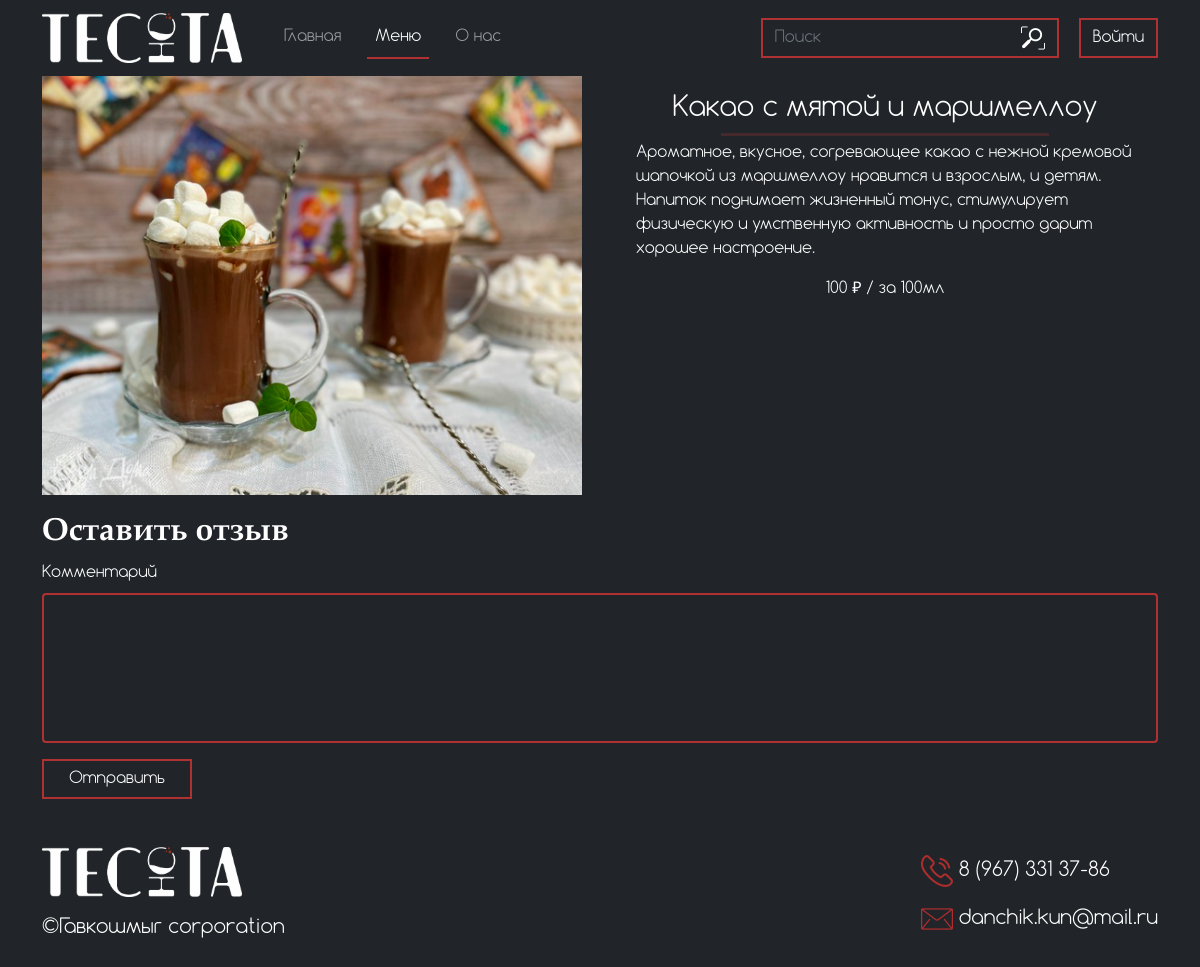
The app's page /output/full_discription_food.php?id=6 with its own data.
### tables this page shows
CREATE TABLE `menu` (
  `id` int NOT NULL,
  `name` varchar(50) DEFAULT NULL,
  `img` varchar(500) DEFAULT NULL,
  `discription` varchar(500) DEFAULT NULL,
  `price` int DEFAULT NULL,
  `type` varchar(100) DEFAULT NULL
);

### output/full_discription_food.php (the view, shortened to what this page needs)
<?
    require '../functions/connect.php';
    $id = $_GET['id'];
    $give_food = $connect->query("SELECT * FROM `menu` WHERE `id` = '$id'");
    $food = $give_food->fetch(PDO::FETCH_ASSOC);
?>
<!DOCTYPE html>
<html lang="en">
<head>
    <link href="https://cdn.jsdelivr.net/npm/bootstrap@5.0.2/dist/css/bootstrap.min.css" rel="stylesheet">
    <link rel="stylesheet" href="../css/menu.css">
    <link rel="stylesheet" href="../css/style.css">
    <link rel="stylesheet" href="../css/full_disc_food.css">
</head>
<body class="bg-dark">
<?php
  if(!$_SESSION['user'] && !$_SESSION['admin']){ ?>
    <header>
    <nav class="navbar navbar-expand-lg navbar-dark" id="navheader">
        <div class="container">
          <a class="navbar-brand" href="../output/index">
              <img src="../images/logo.png" class="img-fluid" style="width: 200px;" alt="">
            </a>
          <div class="collapse navbar-collapse" id="navbarSupportedContent">
            <ul class="navbar-nav me-auto mb-2 mb-lg-0">
              <li class="nav-item">
                <a class="nav-link" aria-current="page" href="#">Главная</a>
              </li>
              <li class="nav-item">
                <a class="nav-link active" href="../output/menu">Меню</a>
              </li>
              <li class="nav-item">
                <a class="nav-link" href="../output/about_us">О нас</a>
              </li>
            </ul>
            <form class="d-flex" action="../output/search_res" method="GET">
                <input class="form-control me-2 search" style="width: 250px; border-right: none;" type="search" name="search" placeholder="Поиск" aria-label="Поиск">
                <button class="btn" style="margin-right: 20px; margin-left: -10px; border-left: none;" type="submit"><img src="../images/search.png" alt=""></button>
            </form>
            <button type="button" class="btn" data-bs-toggle="modal" data-bs-target="#exampleModalToggle">
                Войти
            </button>
          </div>
        </div>
      </nav>
  </header> <?
  }
?>
<section style="color: white;">
    <div class="container" >
        <div class="row">
            <div class="col">
              <div class="img-zoom-container">
                <img id="myimage" src="/<?=$food['img']?>" width="540" alt="">
              </div>
            </div>
            <div class="col">
              <h3 style="text-align: center; margin-top: 2vh;"><?=$food['name']?></h3>
              <hr style="background: #AF3131; height: 3px;">
              <div style="display: flex; flex-direction: column;">
                <div style="margin: 0vw 2vw;">
                    <p><?=$food['discription']?></p>
                </div>
                <div style="text-align: center;">
                <p><?=$food['price']?> ₽ / <?
                        if($food['type'] == 'drinks'){
                          echo 'за 100мл';
                        }else{
                          echo 'за порцию';
                        }
                ?></p>
                </div>
              </div>
            </div>
        </div>
        </div>
        <div class="comment_food container">
        <h2>Оставить отзыв</h2>
          <form class="row g-3" method="POST" action="../functions/comment_food.php">
          <div class="col-12">
            <label for="inputAddress2" class="form-label">Комментарий</label>
            <textarea type="text" name="comment" class="form-control" style="height: 150px;" id="inputAddress2"></textarea>
          </div>
          <div class="col-12">
            <button type="submit" style="width: 150px" class="btn ">Отправить</button>
          </div>
        </form>
        </div>
</section>
<footer id="fo">
      <nav class="navbar footer_navbar navbar-light bg-dark">
        <div class="container">
          <li>
            <a class="navbar-brand" href="#"><img style="margin-bottom: 16px;" src="../images/logo.png" width="200px" alt=""></a>
            <p class="lead">©Гавкошмыг corporation</p>
          </li>
          <li>
            <p class="lead"><img src="../images/-.png" alt=""> 8 (967) 331 37-86</p>
            <p class="lead"><img src="../images/mail.png" alt="">  danchik.kun@mail.ru</p>
          </li>
        </div>
      </nav>
      </footer>
</body>
</html>

### css/menu.css (style rules this page uses)
* { list-style-type: none; margin: 0; padding: 0; }
hr { background: #fff; height: 2px; border: 0; margin: 15px auto; width: 60%; }
@media screen and (max-width: 1399px) { hr { margin: 5px auto; } }

### css/style.css (style rules this page uses)
* { list-style-type: none; margin: 0; padding: 0; font-family: 'Comfortaa'; }
.nav-link { margin-left: 1.5vw; }
.search { background-color: transparent; border: #AF3131 2px solid; border-radius: 0; }
.btn { background-color: transparent; border: #AF3131 2px solid; border-radius: 0; color: white; }
.form-control { background-color: transparent; color: white; border: #AF3131 2px solid; }
.active { border-bottom: #AF3131 2px solid; }
p { color: white; }
h2 { color: white; margin-top: 8vw; margin-bottom: 4vw; font-family: 'Book Antiqua Bold'; }
textarea { resize: none; }
form { color: white; }
.footer_navbar { margin-top: 5vh; }

### css/full_disc_food.css (style rules this page uses)
.img-zoom-container { position: relative; }
.comment_food { margin-top: 2vh; }
h2 { margin: 1vw 0vw; }

### records on screen
menu: img (picture), name "Какао с мятой и маршмеллоу", discription "Ароматное, вкусное, согревающее какао с нежной кремовой шапочкой из маршмеллоу нравится и взрослым, и детям. Напиток поднимает жизненный тонус, стимулирует физическую и умственную активность и просто дарит хорошее настроение.", price "100"
